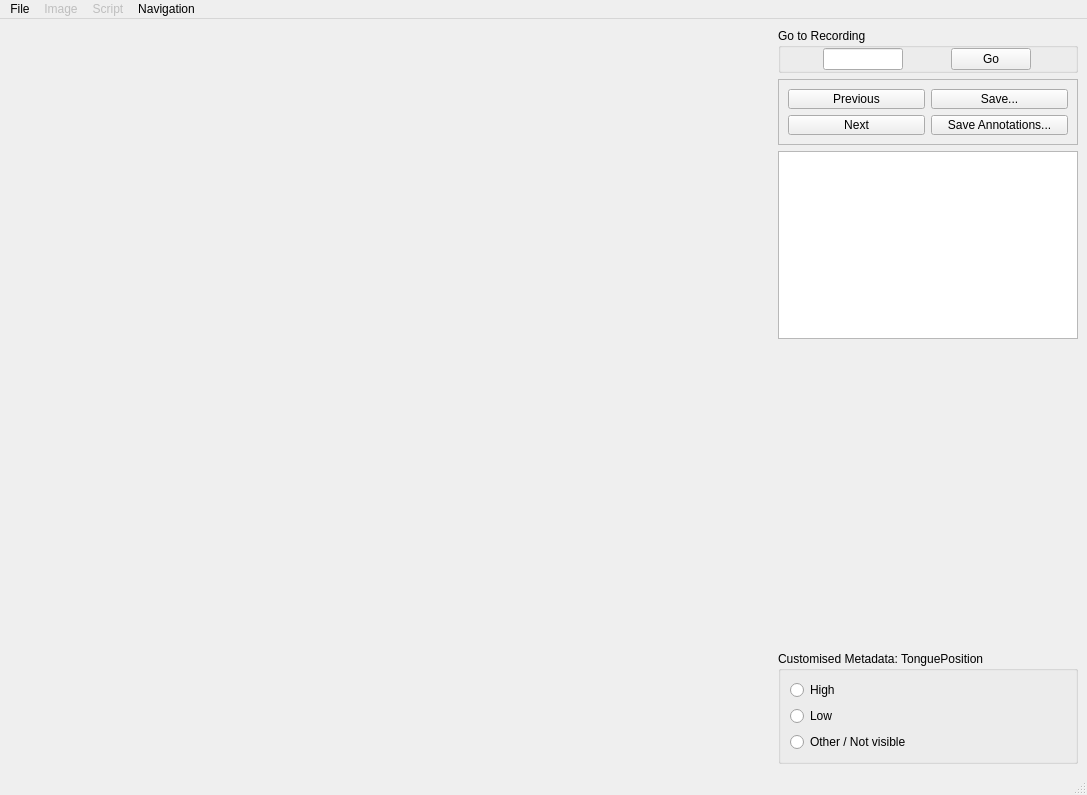
<?xml version="1.0" encoding="UTF-8"?>
<ui version="4.0">
 <class>MainWindow</class>
 <widget class="QMainWindow" name="MainWindow">
  <property name="geometry">
   <rect>
    <x>0</x>
    <y>0</y>
    <width>1087</width>
    <height>795</height>
   </rect>
  </property>
  <property name="focusPolicy">
   <enum>Qt::StrongFocus</enum>
  </property>
  <property name="windowTitle">
   <string>SATKIT Annotator</string>
  </property>
  <widget class="QWidget" name="centralwidget">
   <layout class="QHBoxLayout" name="horizontalLayout">
    <item>
     <widget class="QWidget" name="mplwindow" native="true">
      <property name="sizePolicy">
       <sizepolicy hsizetype="Expanding" vsizetype="Preferred">
        <horstretch>0</horstretch>
        <verstretch>0</verstretch>
       </sizepolicy>
      </property>
      <layout class="QVBoxLayout" name="mplWindowVerticalLayout">
       <property name="leftMargin">
        <number>0</number>
       </property>
       <property name="topMargin">
        <number>0</number>
       </property>
       <property name="rightMargin">
        <number>0</number>
       </property>
       <property name="bottomMargin">
        <number>0</number>
       </property>
      </layout>
     </widget>
    </item>
    <item>
     <widget class="QFrame" name="button_organiser">
      <property name="sizePolicy">
       <sizepolicy hsizetype="Minimum" vsizetype="Preferred">
        <horstretch>0</horstretch>
        <verstretch>0</verstretch>
       </sizepolicy>
      </property>
      <property name="minimumSize">
       <size>
        <width>300</width>
        <height>0</height>
       </size>
      </property>
      <property name="maximumSize">
       <size>
        <width>200</width>
        <height>16777215</height>
       </size>
      </property>
      <layout class="QVBoxLayout" name="verticalLayout_3">
       <property name="leftMargin">
        <number>0</number>
       </property>
       <property name="topMargin">
        <number>0</number>
       </property>
       <property name="rightMargin">
        <number>0</number>
       </property>
       <property name="bottomMargin">
        <number>0</number>
       </property>
       <item>
        <widget class="QGroupBox" name="groupBox">
         <property name="maximumSize">
          <size>
           <width>16777215</width>
           <height>80</height>
          </size>
         </property>
         <property name="title">
          <string>Go to Recording</string>
         </property>
         <layout class="QHBoxLayout" name="horizontalLayout_3">
          <property name="leftMargin">
           <number>0</number>
          </property>
          <property name="topMargin">
           <number>0</number>
          </property>
          <property name="rightMargin">
           <number>0</number>
          </property>
          <property name="bottomMargin">
           <number>0</number>
          </property>
          <item>
           <widget class="QLineEdit" name="goLineEdit">
            <property name="maximumSize">
             <size>
              <width>80</width>
              <height>16777215</height>
             </size>
            </property>
            <property name="focusPolicy">
             <enum>Qt::StrongFocus</enum>
            </property>
           </widget>
          </item>
          <item>
           <widget class="QPushButton" name="goButton">
            <property name="maximumSize">
             <size>
              <width>80</width>
              <height>16777215</height>
             </size>
            </property>
            <property name="text">
             <string>Go</string>
            </property>
           </widget>
          </item>
         </layout>
        </widget>
       </item>
       <item>
        <widget class="QFrame" name="frame">
         <property name="sizePolicy">
          <sizepolicy hsizetype="Minimum" vsizetype="Maximum">
           <horstretch>0</horstretch>
           <verstretch>0</verstretch>
          </sizepolicy>
         </property>
         <property name="minimumSize">
          <size>
           <width>300</width>
           <height>50</height>
          </size>
         </property>
         <property name="maximumSize">
          <size>
           <width>200</width>
           <height>16777215</height>
          </size>
         </property>
         <property name="frameShape">
          <enum>QFrame::StyledPanel</enum>
         </property>
         <property name="frameShadow">
          <enum>QFrame::Raised</enum>
         </property>
         <layout class="QGridLayout" name="gridLayout">
          <item row="0" column="1">
           <widget class="QPushButton" name="saveButton">
            <property name="text">
             <string>Save...</string>
            </property>
           </widget>
          </item>
          <item row="1" column="0">
           <widget class="QPushButton" name="nextButton">
            <property name="text">
             <string>Next</string>
            </property>
           </widget>
          </item>
          <item row="0" column="0">
           <widget class="QPushButton" name="prevButton">
            <property name="text">
             <string>Previous</string>
            </property>
           </widget>
          </item>
          <item row="1" column="1">
           <widget class="QPushButton" name="exportButton">
            <property name="text">
             <string>Save Annotations...</string>
            </property>
           </widget>
          </item>
         </layout>
        </widget>
       </item>
       <item>
        <widget class="QListView" name="databaseView"/>
       </item>
       <item>
        <widget class="QWidget" name="ultrasoundFrame" native="true">
         <property name="sizePolicy">
          <sizepolicy hsizetype="Preferred" vsizetype="Fixed">
           <horstretch>0</horstretch>
           <verstretch>0</verstretch>
          </sizepolicy>
         </property>
         <property name="minimumSize">
          <size>
           <width>300</width>
           <height>300</height>
          </size>
         </property>
         <layout class="QVBoxLayout" name="verticalLayout_6">
          <property name="leftMargin">
           <number>0</number>
          </property>
          <property name="topMargin">
           <number>0</number>
          </property>
          <property name="rightMargin">
           <number>0</number>
          </property>
          <property name="bottomMargin">
           <number>0</number>
          </property>
         </layout>
        </widget>
       </item>
       <item>
        <widget class="QGroupBox" name="positionRB">
         <property name="title">
          <string>Customised Metadata: TonguePosition</string>
         </property>
         <layout class="QVBoxLayout" name="verticalLayout_5">
          <item>
           <widget class="QRadioButton" name="positionRB_1">
            <property name="autoFillBackground">
             <bool>false</bool>
            </property>
            <property name="text">
             <string>High</string>
            </property>
            <attribute name="buttonGroup">
             <string notr="true">tonguePositionRBs</string>
            </attribute>
           </widget>
          </item>
          <item>
           <widget class="QRadioButton" name="positionRB_2">
            <property name="autoFillBackground">
             <bool>false</bool>
            </property>
            <property name="text">
             <string>Low</string>
            </property>
            <attribute name="buttonGroup">
             <string notr="true">tonguePositionRBs</string>
            </attribute>
           </widget>
          </item>
          <item>
           <widget class="QRadioButton" name="positionRB_3">
            <property name="autoFillBackground">
             <bool>false</bool>
            </property>
            <property name="text">
             <string>Other / Not visible</string>
            </property>
            <attribute name="buttonGroup">
             <string notr="true">tonguePositionRBs</string>
            </attribute>
           </widget>
          </item>
         </layout>
        </widget>
       </item>
      </layout>
     </widget>
    </item>
   </layout>
  </widget>
  <widget class="QMenuBar" name="menubar">
   <property name="geometry">
    <rect>
     <x>0</x>
     <y>0</y>
     <width>1087</width>
     <height>22</height>
    </rect>
   </property>
   <widget class="QMenu" name="menuFile">
    <property name="title">
     <string>File</string>
    </property>
    <addaction name="actionOpen"/>
    <addaction name="actionSaveAll"/>
    <addaction name="separator"/>
    <addaction name="actionExport_analysis"/>
    <addaction name="action_export_figure"/>
    <addaction name="separator"/>
    <addaction name="actionQuit"/>
   </widget>
   <widget class="QMenu" name="menuImage">
    <property name="enabled">
     <bool>false</bool>
    </property>
    <property name="title">
     <string>Image</string>
    </property>
    <addaction name="actionSave_plot_as"/>
    <addaction name="actionSave_as"/>
   </widget>
   <widget class="QMenu" name="menuScript">
    <property name="enabled">
     <bool>false</bool>
    </property>
    <property name="title">
     <string>Script</string>
    </property>
    <addaction name="actionShow_interpreter"/>
    <addaction name="actionRun_file"/>
   </widget>
   <widget class="QMenu" name="menuNavigation">
    <property name="title">
     <string>Navigation</string>
    </property>
    <addaction name="actionNext"/>
    <addaction name="actionPrevious"/>
    <addaction name="separator"/>
    <addaction name="actionNext_Frame"/>
    <addaction name="actionPrevious_Frame"/>
   </widget>
   <addaction name="menuFile"/>
   <addaction name="menuImage"/>
   <addaction name="menuScript"/>
   <addaction name="menuNavigation"/>
  </widget>
  <widget class="QStatusBar" name="statusbar"/>
  <action name="actionNew">
   <property name="text">
    <string>New</string>
   </property>
  </action>
  <action name="actionOpen">
   <property name="text">
    <string>Open...</string>
   </property>
   <property name="shortcut">
    <string>Ctrl+O</string>
   </property>
  </action>
  <action name="actionSaveAll">
   <property name="text">
    <string>Save all</string>
   </property>
   <property name="shortcut">
    <string>Ctrl+Shift+S</string>
   </property>
  </action>
  <action name="actionSaveToPickle">
   <property name="text">
    <string>Save to Pickle</string>
   </property>
   <property name="shortcut">
    <string>Ctrl+S</string>
   </property>
  </action>
  <action name="actionSave_as">
   <property name="text">
    <string>Save subplot as...</string>
   </property>
  </action>
  <action name="actionSave_plot_as">
   <property name="text">
    <string>Save plot as...</string>
   </property>
  </action>
  <action name="actionShow_interpreter">
   <property name="text">
    <string>Show interpreter</string>
   </property>
  </action>
  <action name="actionRun_file">
   <property name="text">
    <string>Run file...</string>
   </property>
  </action>
  <action name="actionNext">
   <property name="text">
    <string>Next Recording</string>
   </property>
   <property name="shortcut">
    <string>Down</string>
   </property>
  </action>
  <action name="actionPrevious">
   <property name="text">
    <string>Previous Recording</string>
   </property>
   <property name="shortcut">
    <string>Up</string>
   </property>
  </action>
  <action name="actionExport_analysis">
   <property name="enabled">
    <bool>false</bool>
   </property>
   <property name="text">
    <string>Export analysis...</string>
   </property>
  </action>
  <action name="actionQuit">
   <property name="text">
    <string>Quit</string>
   </property>
   <property name="shortcut">
    <string>Ctrl+Q</string>
   </property>
  </action>
  <action name="actionNext_Frame">
   <property name="text">
    <string>Next Frame</string>
   </property>
   <property name="shortcut">
    <string>Right</string>
   </property>
  </action>
  <action name="actionPrevious_Frame">
   <property name="text">
    <string>Previous Frame</string>
   </property>
   <property name="shortcut">
    <string>Left</string>
   </property>
  </action>
  <action name="action_export_figure">
   <property name="text">
    <string>Export figure...</string>
   </property>
   <property name="shortcut">
    <string/>
   </property>
  </action>
 </widget>
 <resources/>
 <connections/>
 <buttongroups>
  <buttongroup name="tonguePositionRBs"/>
 </buttongroups>
</ui>
